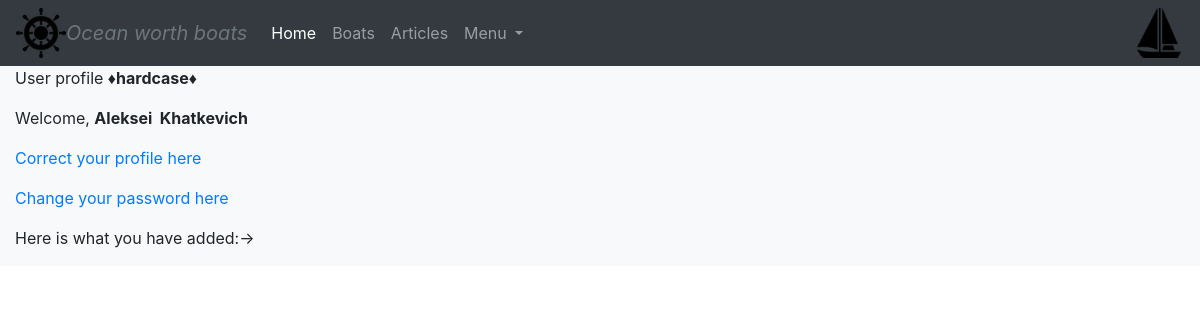
The page /accounts/profile/ (signed in) on the database its author committed.
### boats/models.py (models this page shows)
class ExtraUser(AbstractUser):
    is_activated = models.BooleanField(default=True, db_index=True, verbose_name="Is user activated?", help_text= "Specifies whether user has been activated or not")
    class Meta(AbstractUser.Meta):
        pass

### boats/views.py (the view)
# urls.py: path("accounts/profile/", UserProfileView.as_view(), name='user_profile'),
class UserProfileView(LoginRequiredMixin,  TemplateView):
    template_name = "admin/userprofile.html"

### templates/admin/userprofile.html (shortened to what this page needs)
{% extends 'base.html' %}
{%  load bootstrap4 %}
{% block content %}
    <div class="container-fluid md-12 bg-light">
        <div class="row">
            <div class="col-md-12">
                <p>User profile&nbsp;<strong>&diams;{{ user.username }}&diams;</strong></p>
            </div>
            <div class="col-md-12">
                {% if user.first_name and user.last_name %}
                    <p> Welcome, <strong>{{ user.first_name }} &nbsp;{{ user.last_name }}</strong></p>
                {% else %}
                    <p> Welcome, <strong>{{ user.username }}</strong></p>
                    </div>
                    </div >
                {% endif %}
    <p><a href="{% url "boats:profile_change" %}">Correct your profile here</a></p>
    <p><a href="{% url "boats:password_change" %}">Change your password here</a></p>
        <p>Here is what you have added:&rarr;<p>
    </div>
{% endblock content %}

### rows shown on the page
ExtraUser: username "hardcase", first_name "Aleksei", last_name "Khatkevich"
